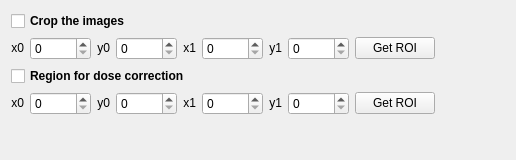
                 <widget class="QWidget" name="page_3">
                  <property name="geometry">
                   <rect>
                    <x>0</x>
                    <y>0</y>
                    <width>516</width>
                    <height>160</height>
                   </rect>
                  </property>
                  <attribute name="label">
                   <string>Region of interest</string>
                  </attribute>
                  <layout class="QVBoxLayout" name="verticalLayout_23">
                   <item>
                    <layout class="QVBoxLayout" name="verticalLayout_16">
                     <item>
                      <widget class="QCheckBox" name="checkCropImages">
                       <property name="font">
                        <font>
                         <weight>75</weight>
                         <bold>true</bold>
                        </font>
                       </property>
                       <property name="text">
                        <string>Crop the images</string>
                       </property>
                      </widget>
                     </item>
                     <item>
                      <layout class="QHBoxLayout" name="layoutImageCropParameters">
                       <item>
                        <widget class="QLabel" name="labelCrop0">
                         <property name="sizePolicy">
                          <sizepolicy hsizetype="Maximum" vsizetype="Maximum">
                           <horstretch>0</horstretch>
                           <verstretch>0</verstretch>
                          </sizepolicy>
                         </property>
                         <property name="text">
                          <string>x0</string>
                         </property>
                         <property name="alignment">
                          <set>Qt::AlignRight|Qt::AlignTrailing|Qt::AlignVCenter</set>
                         </property>
                        </widget>
                       </item>
                       <item>
                        <widget class="QSpinBox" name="spinCrop0">
                         <property name="sizePolicy">
                          <sizepolicy hsizetype="Maximum" vsizetype="Maximum">
                           <horstretch>0</horstretch>
                           <verstretch>0</verstretch>
                          </sizepolicy>
                         </property>
                         <property name="maximum">
                          <number>10000</number>
                         </property>
                        </widget>
                       </item>
                       <item>
                        <widget class="QLabel" name="labelCrop1">
                         <property name="sizePolicy">
                          <sizepolicy hsizetype="Maximum" vsizetype="Maximum">
                           <horstretch>0</horstretch>
                           <verstretch>0</verstretch>
                          </sizepolicy>
                         </property>
                         <property name="text">
                          <string>y0</string>
                         </property>
                         <property name="alignment">
                          <set>Qt::AlignRight|Qt::AlignTrailing|Qt::AlignVCenter</set>
                         </property>
                        </widget>
                       </item>
                       <item>
                        <widget class="QSpinBox" name="spinCrop1">
                         <property name="sizePolicy">
                          <sizepolicy hsizetype="Maximum" vsizetype="Maximum">
                           <horstretch>0</horstretch>
                           <verstretch>0</verstretch>
                          </sizepolicy>
                         </property>
                         <property name="maximum">
                          <number>10000</number>
                         </property>
                        </widget>
                       </item>
                       <item>
                        <widget class="QLabel" name="labelCrop2">
                         <property name="sizePolicy">
                          <sizepolicy hsizetype="Maximum" vsizetype="Maximum">
                           <horstretch>0</horstretch>
                           <verstretch>0</verstretch>
                          </sizepolicy>
                         </property>
                         <property name="text">
                          <string>x1</string>
                         </property>
                         <property name="alignment">
                          <set>Qt::AlignRight|Qt::AlignTrailing|Qt::AlignVCenter</set>
                         </property>
                        </widget>
                       </item>
                       <item>
                        <widget class="QSpinBox" name="spinCrop2">
                         <property name="sizePolicy">
                          <sizepolicy hsizetype="Maximum" vsizetype="Maximum">
                           <horstretch>0</horstretch>
                           <verstretch>0</verstretch>
                          </sizepolicy>
                         </property>
                         <property name="maximum">
                          <number>10000</number>
                         </property>
                        </widget>
                       </item>
                       <item>
                        <widget class="QLabel" name="labelCrop3">
                         <property name="sizePolicy">
                          <sizepolicy hsizetype="Maximum" vsizetype="Maximum">
                           <horstretch>0</horstretch>
                           <verstretch>0</verstretch>
                          </sizepolicy>
                         </property>
                         <property name="text">
                          <string>y1</string>
                         </property>
                         <property name="alignment">
                          <set>Qt::AlignRight|Qt::AlignTrailing|Qt::AlignVCenter</set>
                         </property>
                        </widget>
                       </item>
                       <item>
                        <widget class="QSpinBox" name="spinCrop3">
                         <property name="sizePolicy">
                          <sizepolicy hsizetype="Maximum" vsizetype="Maximum">
                           <horstretch>0</horstretch>
                           <verstretch>0</verstretch>
                          </sizepolicy>
                         </property>
                         <property name="maximum">
                          <number>10000</number>
                         </property>
                        </widget>
                       </item>
                       <item>
                        <widget class="QPushButton" name="buttonGetCropROI">
                         <property name="sizePolicy">
                          <sizepolicy hsizetype="Maximum" vsizetype="Maximum">
                           <horstretch>0</horstretch>
                           <verstretch>0</verstretch>
                          </sizepolicy>
                         </property>
                         <property name="toolTip">
                          <string>&lt;html&gt;&lt;head/&gt;&lt;body&gt;&lt;p&gt;Mark the crop region in the projection viewer and click here to transfer the region.&lt;/p&gt;&lt;/body&gt;&lt;/html&gt;</string>
                         </property>
                         <property name="text">
                          <string>Get ROI</string>
                         </property>
                        </widget>
                       </item>
                       <item>
                        <spacer name="horizontalSpacer_13">
                         <property name="orientation">
                          <enum>Qt::Horizontal</enum>
                         </property>
                         <property name="sizeHint" stdset="0">
                          <size>
                           <width>40</width>
                           <height>20</height>
                          </size>
                         </property>
                        </spacer>
                       </item>
                      </layout>
                     </item>
                     <item>
                      <widget class="QCheckBox" name="checkDoseRegion">
                       <property name="font">
                        <font>
                         <weight>75</weight>
                         <bold>true</bold>
                        </font>
                       </property>
                       <property name="text">
                        <string>Region for dose correction</string>
                       </property>
                      </widget>
                     </item>
                     <item>
                      <layout class="QHBoxLayout" name="horizontalLayout_11">
                       <item>
                        <widget class="QLabel" name="labelDose0">
                         <property name="sizePolicy">
                          <sizepolicy hsizetype="Maximum" vsizetype="Maximum">
                           <horstretch>0</horstretch>
                           <verstretch>0</verstretch>
                          </sizepolicy>
                         </property>
                         <property name="text">
                          <string>x0</string>
                         </property>
                         <property name="alignment">
                          <set>Qt::AlignRight|Qt::AlignTrailing|Qt::AlignVCenter</set>
                         </property>
                        </widget>
                       </item>
                       <item>
                        <widget class="QSpinBox" name="spinDose0">
                         <property name="sizePolicy">
                          <sizepolicy hsizetype="Maximum" vsizetype="Maximum">
                           <horstretch>0</horstretch>
                           <verstretch>0</verstretch>
                          </sizepolicy>
                         </property>
                         <property name="maximum">
                          <number>10000</number>
                         </property>
                        </widget>
                       </item>
                       <item>
                        <widget class="QLabel" name="labelDose1">
                         <property name="sizePolicy">
                          <sizepolicy hsizetype="Maximum" vsizetype="Maximum">
                           <horstretch>0</horstretch>
                           <verstretch>0</verstretch>
                          </sizepolicy>
                         </property>
                         <property name="text">
                          <string>y0</string>
                         </property>
                         <property name="alignment">
                          <set>Qt::AlignRight|Qt::AlignTrailing|Qt::AlignVCenter</set>
                         </property>
                        </widget>
                       </item>
                       <item>
                        <widget class="QSpinBox" name="spinDose1">
                         <property name="sizePolicy">
                          <sizepolicy hsizetype="Maximum" vsizetype="Maximum">
                           <horstretch>0</horstretch>
                           <verstretch>0</verstretch>
                          </sizepolicy>
                         </property>
                         <property name="maximum">
                          <number>10000</number>
                         </property>
                        </widget>
                       </item>
                       <item>
                        <widget class="QLabel" name="labelDose2">
                         <property name="sizePolicy">
                          <sizepolicy hsizetype="Maximum" vsizetype="Maximum">
                           <horstretch>0</horstretch>
                           <verstretch>0</verstretch>
                          </sizepolicy>
                         </property>
                         <property name="text">
                          <string>x1</string>
                         </property>
                         <property name="alignment">
                          <set>Qt::AlignRight|Qt::AlignTrailing|Qt::AlignVCenter</set>
                         </property>
                        </widget>
                       </item>
                       <item>
                        <widget class="QSpinBox" name="spinDose2">
                         <property name="sizePolicy">
                          <sizepolicy hsizetype="Maximum" vsizetype="Maximum">
                           <horstretch>0</horstretch>
                           <verstretch>0</verstretch>
                          </sizepolicy>
                         </property>
                         <property name="maximum">
                          <number>10000</number>
                         </property>
                        </widget>
                       </item>
                       <item>
                        <widget class="QLabel" name="labelDose3">
                         <property name="sizePolicy">
                          <sizepolicy hsizetype="Maximum" vsizetype="Maximum">
                           <horstretch>0</horstretch>
                           <verstretch>0</verstretch>
                          </sizepolicy>
                         </property>
                         <property name="text">
                          <string>y1</string>
                         </property>
                         <property name="alignment">
                          <set>Qt::AlignRight|Qt::AlignTrailing|Qt::AlignVCenter</set>
                         </property>
                        </widget>
                       </item>
                       <item>
                        <widget class="QSpinBox" name="spinDose3">
                         <property name="sizePolicy">
                          <sizepolicy hsizetype="Maximum" vsizetype="Maximum">
                           <horstretch>0</horstretch>
                           <verstretch>0</verstretch>
                          </sizepolicy>
                         </property>
                         <property name="maximum">
                          <number>10000</number>
                         </property>
                        </widget>
                       </item>
                       <item>
                        <widget class="QPushButton" name="buttonGetDoseROI">
                         <property name="sizePolicy">
                          <sizepolicy hsizetype="Maximum" vsizetype="Maximum">
                           <horstretch>0</horstretch>
                           <verstretch>0</verstretch>
                          </sizepolicy>
                         </property>
                         <property name="toolTip">
                          <string>&lt;html&gt;&lt;head/&gt;&lt;body&gt;&lt;p&gt;Mark the dose correction region in the projection viewer and click here to transfer the region. The dose region does not have to be within the crop region.&lt;/p&gt;&lt;/body&gt;&lt;/html&gt;</string>
                         </property>
                         <property name="text">
                          <string>Get ROI</string>
                         </property>
                        </widget>
                       </item>
                       <item>
                        <spacer name="horizontalSpacer_14">
                         <property name="orientation">
                          <enum>Qt::Horizontal</enum>
                         </property>
                         <property name="sizeHint" stdset="0">
                          <size>
                           <width>40</width>
                           <height>20</height>
                          </size>
                         </property>
                        </spacer>
                       </item>
                      </layout>
                     </item>
                     <item>
                      <spacer name="verticalSpacer_4">
                       <property name="orientation">
                        <enum>Qt::Vertical</enum>
                       </property>
                       <property name="sizeHint" stdset="0">
                        <size>
                         <width>20</width>
                         <height>40</height>
                        </size>
                       </property>
                      </spacer>
                     </item>
                    </layout>
                   </item>
                  </layout>
                 </widget>
